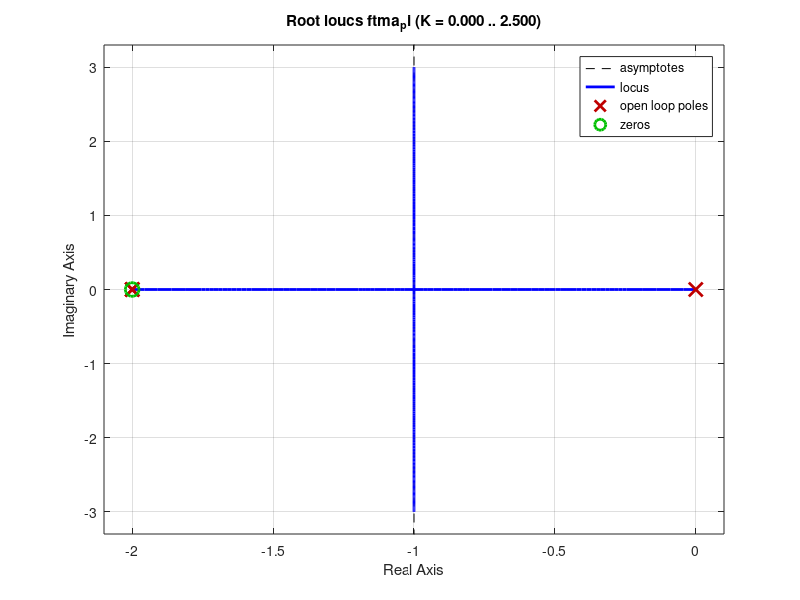

The MATLAB source for this figure:
clc;
close all;
s = tf('s');

G = 2/(s^2 + 2*s +4)
pole(G)
filtro = (s^2+2*s+4)/((s+2)^2)
ftma_filtrada = G*filtro
ftma_filtrada = 4/((s+2)^2)
PI = (s+2)/s
ftma_pi = PI*ftma_filtrada
rlocus(ftma_pi)